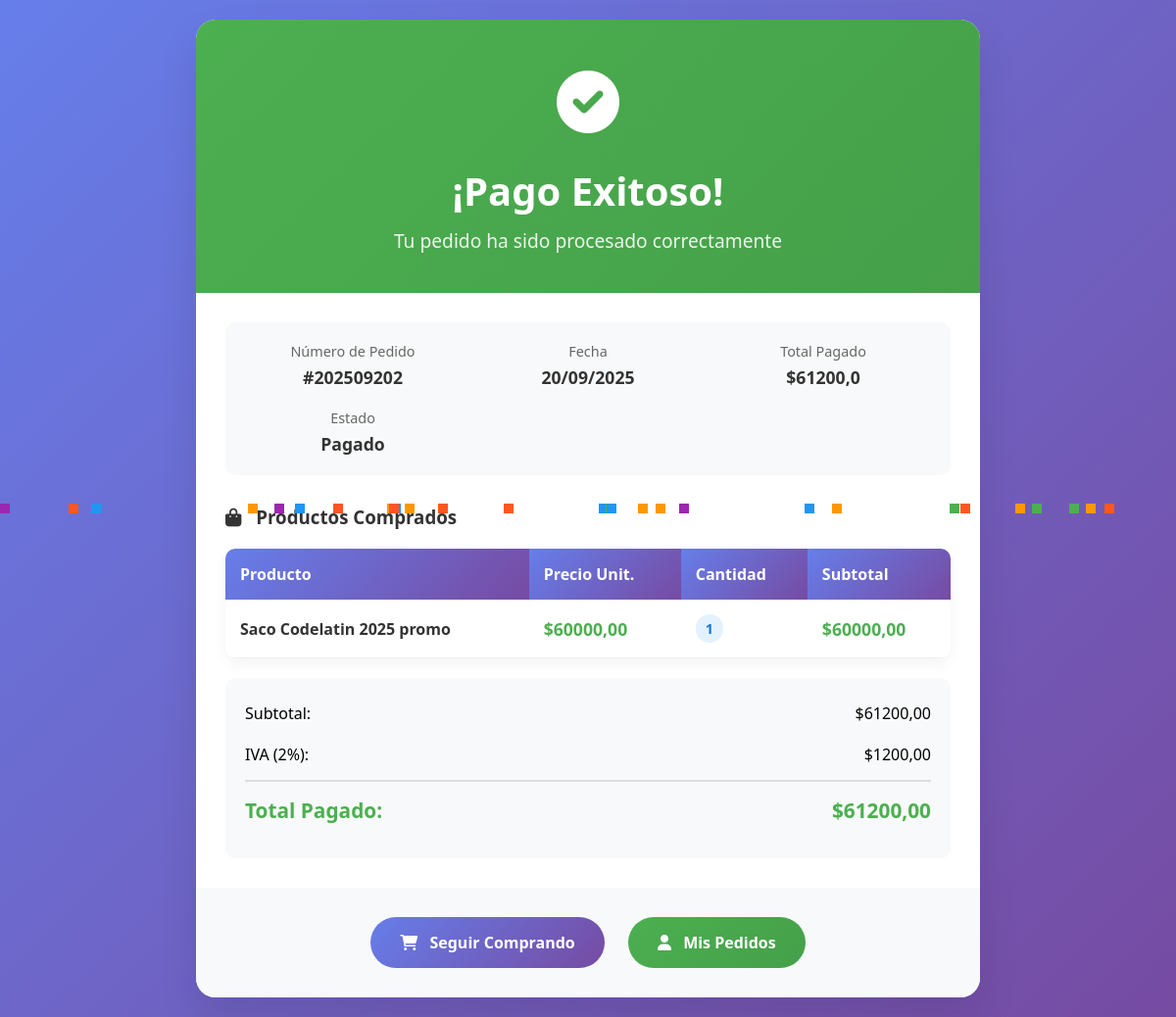
Page /pedidos/pago_exitoso/ (signed in) on the committed database.
### pedidos/models.py (models this page shows, shortened)
class Pedido(models.Model):
    ESTADO_CHOICES = (
        ('Nuevo', 'Nuevo'),
        ('Procesando', 'Procesando'),
        ('Pendiente', 'Pendiente'),
        ('Enviado', 'Enviado'),
        ('Entregado', 'Entregado'),
        ('Cancelado', 'Cancelado'),
    )
    user = models.ForeignKey(Auth, on_delete=models.SET_NULL, null=True, blank=True)
    pago = models.ForeignKey(Pago, on_delete=models.SET_NULL, null=True, blank=True)
    numero_pedido = models.CharField(max_length=200, unique=True)
    nombre = models.CharField(max_length=100)
    apellido = models.CharField(max_length=100)
    telefono = models.CharField(max_length=50, blank=True, null=True)
    direccion = models.CharField(max_length=200)
    ciudad = models.CharField(max_length=100)
    pais = models.CharField(max_length=100)
    observacion_pedido = models.TextField(blank=True, null=True)
    total_pedido = models.FloatField()
    impuesto = models.FloatField(default=0)
    estado = models.CharField(max_length=100, choices=ESTADO_CHOICES, default='Nuevo')
    ip = models.CharField(max_length=200, blank=True, null=True)
    esta_ordenado = models.BooleanField(default=False)
    fecha_creacion = models.DateTimeField(auto_now_add=True)
    actualizado = models.DateTimeField(auto_now=True)

class ProductoOrdenado(models.Model):
    pedido = models.ForeignKey(Pedido, on_delete=models.CASCADE)
    pago = models.ForeignKey(Pago, on_delete=models.SET_NULL, null=True, blank=True)
    user = models.ForeignKey(Auth, on_delete=models.CASCADE)
    producto = models.ForeignKey(Producto, on_delete=models.CASCADE)
    variaciones= models.ManyToManyField(Variacion, blank=True)
    cantidad = models.IntegerField()
    precio_producto = models.FloatField()
    ordenado = models.BooleanField(default=False)
    fecha_creacion = models.DateTimeField(auto_now_add=True)
    actualizado = models.DateTimeField(auto_now=True)

### tienda/models.py (models this page shows, shortened)
class Producto(models.Model):
    nombre_producto= models.CharField(max_length=200,unique=True)
    slug= models.SlugField(max_length=200,unique=True)
    descripcion=models.TextField(max_length=500,unique=True)
    precio=models.IntegerField()
    imagen=models.ImageField(upload_to='fotos/mis_productos')
    stock=models.IntegerField()
    esta_disponible= models.BooleanField(default=True)
    categoria=models.ForeignKey(Categoria, on_delete=models.CASCADE)
    fecha_creacion=models.DateTimeField(auto_now_add=True)
    fecha_modificacion= models.DateTimeField(auto_now_add=True)

### pedidos/views.py (the view)
# urls.py: path('pago_exitoso/', views.pago_exitoso, name='pago_exitoso'),
@login_required
def pago_exitoso(request):
    try:
        pedido = Pedido.objects.filter(user=request.user, esta_ordenado=True).latest('fecha_creacion')
    except Pedido.DoesNotExist:
        messages.error(request, 'No se encontró un pedido confirmado.')
        return redirect('tienda')
    productos_db = ProductoOrdenado.objects.filter(pedido=pedido)
    pedido_productos = []
    for item in productos_db:
        subtotal = item.precio_producto * item.cantidad
        pedido_productos.append({
            'producto': item.producto,
            'precio_producto': item.precio_producto,
            'cantidad': item.cantidad,
            'subtotal': subtotal,
        })
    context = {
        'pedido': pedido,
        'pedido_productos': pedido_productos,
    }
    return render(request, 'pedidos/pago_exitoso.html', context)

### carrito/context_processors.py (called while the page is built)
def contador_carrito(request):
    contar_carrito= 0
    if 'admin' in request.path:
        return{}
    else:
        try:
            carrito= Carrito.objects.filter(id_carrito=_id_carrito(request))
            if request.user.is_authenticated:
                carrito_items= Carrito_Item.objects.all().filter(user=request.user)
            else:
                carrito_items=Carrito_Item.objects.all().filter(carrito=carrito[:1])
            for carrito_item in carrito_items:
                contar_carrito += carrito_item.cantidad
        except Carrito.DoesNotExist:
            contar_carrito=0
    return dict(contar_carrito=contar_carrito)

### carrito/views.py (called while the page is built)
def _id_carrito(request):
    carrito= request.session.session_key
    if not carrito:
        carrito =request.session.create()
    return carrito

### categorias/context_processors.py (called while the page is built)
def menu_links(request):
    links= Categoria.objects.all()
    return dict(links=links)

### templates/pedidos/pago_exitoso.html (shortened to what this page needs)
<!DOCTYPE html>
<html lang="es">
<head>
    <link href="https://cdnjs.cloudflare.com/ajax/libs/font-awesome/6.0.0/css/all.min.css" rel="stylesheet">
</head>
<body>
    <div class="success-container">
        <div class="success-header">
            <div class="success-icon">
                <i class="fas fa-check-circle"></i>
            </div>
            <h1 class="success-title">¡Pago Exitoso!</h1>
            <p class="success-subtitle">Tu pedido ha sido procesado correctamente</p>
        </div>
        <div class="order-details">
            {% if pedido %}
            <div class="order-header">
                <div class="detail-item">
                    <div class="detail-label">Número de Pedido</div>
                    <div class="detail-value">#{{ pedido.numero_pedido }}</div>
                </div>
                <div class="detail-item">
                    <div class="detail-label">Fecha</div>
                    <div class="detail-value">{{ pedido.fecha_creacion|date:"d/m/Y" }}</div>
                </div>
                <div class="detail-item">
                    <div class="detail-label">Total Pagado</div>
                    <div class="detail-value">${{ pedido.total_pedido }}</div>
                </div>
                <div class="detail-item">
                    <div class="detail-label">Estado</div>
                    <div class="detail-value">Pagado</div>
                </div>
            </div>
            <h3 style="margin-bottom: 20px; color: #333;">
                <i class="fas fa-shopping-bag" style="margin-right: 10px;"></i>
                Productos Comprados
            </h3>
            <table class="products-table">
                <thead>
                    <tr>
                        <th>Producto</th>
                        <th>Precio Unit.</th>
                        <th>Cantidad</th>
                        <th>Subtotal</th>
                    </tr>
                </thead>
                <tbody>
                    {% for item in pedido_productos %}
                    <tr>
                        <td class="product-name">{{ item.producto.nombre_producto }}</td>
                        <td class="price">${{ item.precio_producto|floatformat:2 }}</td>
                        <td><span class="quantity">{{ item.cantidad }}</span></td>
                        <td class="price">${{ item.subtotal|floatformat:2 }}</td>
                    </tr>
                    {% empty %}
                    <tr>
                        <td colspan="4" style="text-align: center; color: #666;">
                            No se encontraron detalles de productos
                        </td>
                    </tr>
                    {% endfor %}
                </tbody>
            </table>
            <div class="total-section">
                <div class="total-row">
                    <span>Subtotal:</span>
                    <span>${{ pedido.total_pedido|floatformat:2 }}</span>
                </div>
                <div class="total-row">
                    <span>IVA (2%):</span>
                    <span>${{ pedido.impuesto|floatformat:2 }}</span>
                </div>
                <div class="total-row total-final">
                    <span>Total Pagado:</span>
                    <span>${{ pedido.total_pedido|floatformat:2 }}</span>
                </div>
            </div>
            {% endif %}
        </div>
        <div class="actions">
            <a href="{% url 'tienda' %}" class="btn btn-primary">
                <i class="fas fa-shopping-cart" style="margin-right: 8px;"></i>
                Seguir Comprando
            </a>
            <a href="{% url 'tienda' %}" class="btn btn-secondary">
                <i class="fas fa-user" style="margin-right: 8px;"></i>
                Mis Pedidos
            </a>
        </div>
    </div>
</body>
</html>

### templates/pedidos/pago_exitoso.html (style rules this page uses)
* { margin: 0; padding: 0; box-sizing: border-box; }
body { font-family: 'Segoe UI', Tahoma, Geneva, Verdana, sans-serif; background: linear-gradient(135deg, #667eea 0%, #764ba2 100%); min-height: 100vh; display: flex; align-items: center; justify-content: center; padding: 20px; }
.success-container { background: white; border-radius: 20px; box-shadow: 0 20px 40px rgba(0, 0, 0, 0.1); max-width: 800px; width: 100%; overflow: hidden; animation: slideUp 0.8s ease-out; }
.success-header { background: linear-gradient(135deg, #4CAF50, #45a049); color: white; padding: 40px 30px; text-align: center; position: relative; }
.success-icon { font-size: 4rem; margin-bottom: 20px; animation: bounce 2s infinite; }
.success-title { font-size: 2.5rem; font-weight: bold; margin-bottom: 10px; }
.success-subtitle { font-size: 1.2rem; opacity: 0.9; }
.order-details { padding: 30px; }
.order-header { background: #f8f9fa; padding: 20px; border-radius: 10px; margin-bottom: 30px; display: grid; grid-template-columns: repeat(auto-fit, minmax(200px, 1fr)); gap: 20px; }
.detail-item { text-align: center; }
.detail-label { font-size: 0.9rem; color: #666; margin-bottom: 5px; }
.detail-value { font-size: 1.1rem; font-weight: bold; color: #333; }
.products-table { width: 100%; border-collapse: collapse; margin: 20px 0; border-radius: 10px; overflow: hidden; box-shadow: 0 5px 15px rgba(0, 0, 0, 0.05); }
.products-table th { background: linear-gradient(135deg, #667eea, #764ba2); color: white; padding: 15px; font-weight: 600; text-align: left; }
.products-table td { padding: 15px; border-bottom: 1px solid #eee; transition: background-color 0.3s ease; }
.product-name { font-weight: 600; color: #333; }
.quantity { background: #e3f2fd; color: #1976d2; padding: 5px 10px; border-radius: 20px; font-size: 0.9rem; font-weight: bold; display: inline-block; }
.price { font-weight: bold; color: #4CAF50; font-size: 1.1rem; }
.total-section { background: #f8f9fa; padding: 20px; border-radius: 10px; margin-top: 20px; }
.total-row { display: flex; justify-content: space-between; margin-bottom: 10px; padding: 5px 0; }
.total-final { border-top: 2px solid #ddd; padding-top: 15px; font-size: 1.3rem; font-weight: bold; color: #4CAF50; }
.actions { padding: 30px; text-align: center; background: #f8f9fa; }
.btn { display: inline-block; padding: 15px 30px; margin: 0 10px; border-radius: 50px; text-decoration: none; font-weight: 600; transition: all 0.3s ease; border: none; cursor: pointer; font-size: 1rem; }
.btn-primary { background: linear-gradient(135deg, #667eea, #764ba2); color: white; }
.btn-secondary { background: linear-gradient(135deg, #4CAF50, #45a049); color: white; }

### rows in the picture
Pedido: numero_pedido "202509202", fecha_creacion "20/09/2025", total_pedido "61200,0", total_pedido "61200,00", impuesto "1200,00"
Producto: producto.nombre_producto "Saco Codelatin 2025 promo", precio_producto "60000,00", cantidad "1", subtotal "60000,00"
